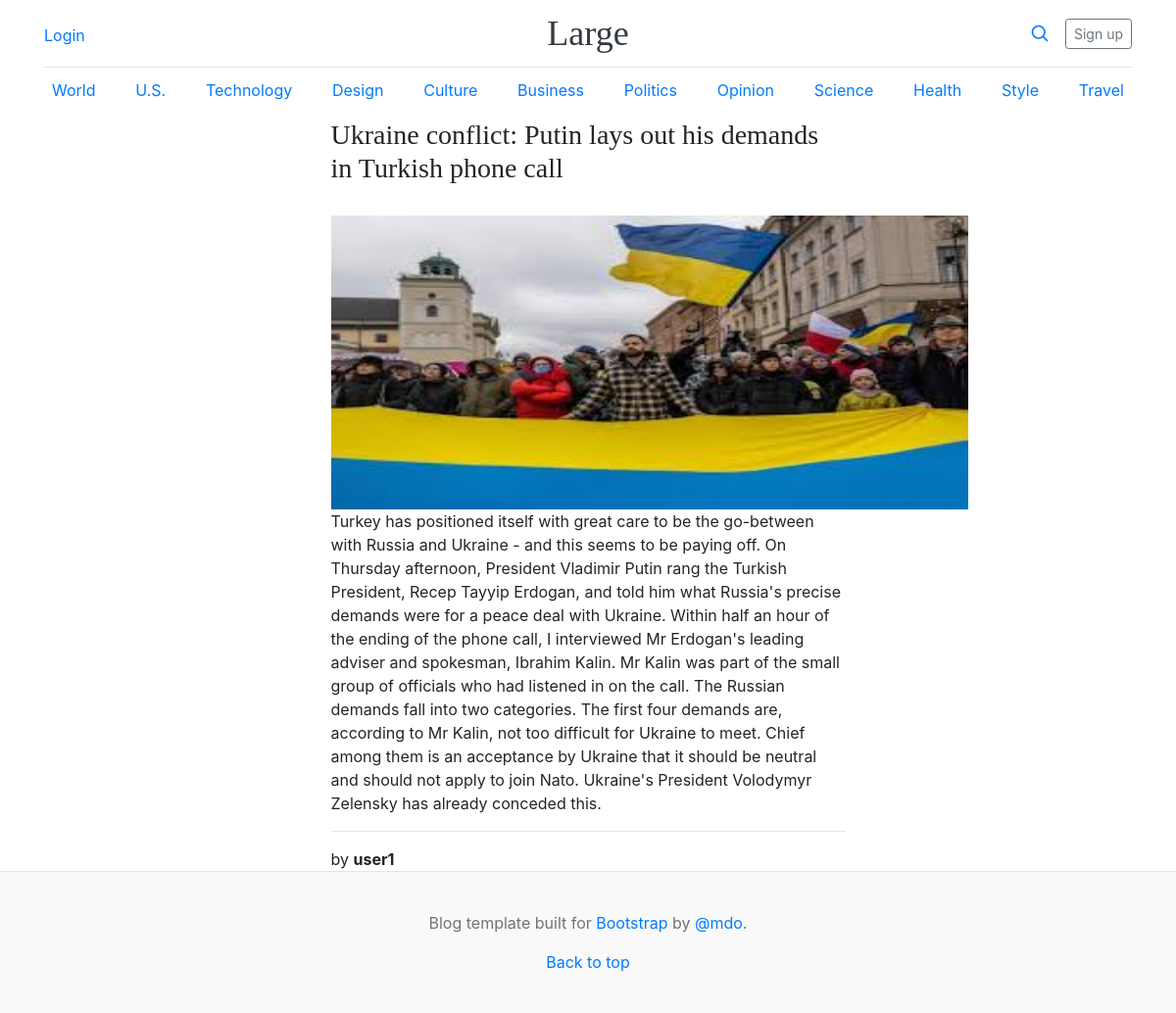
Page /article/3/ on the committed database.
### home/models.py (models this page shows, shortened)
class BlogDetails(models.Model):
    category = models.ForeignKey(Category, on_delete=models.CASCADE)
    title = models.TextField()
    content = models.TextField()
    author = models.ForeignKey(User, on_delete=models.CASCADE)
    published_date = models.DateTimeField(auto_now_add=True)
    content_image = models.ImageField(upload_to='article_img', blank=True)

### home/views.py (the view)
# urls.py: path('article/<str:pk>/', views.article, name='article'),
def article(request, pk):
    article = BlogDetails.objects.get(id=pk)
    context = {
        'article': article
    }
    return render(request, 'home/article.html', context)

### templates/home/article.html
{% extends 'base.html' %}
{% block content %}
<div class="container d-flex align-items-center justify-content-center">
  <div class="col-6">
    <h3>{{ article.title }}</h3>
    <br>
    {% if article.content_image %}
      <img src="{{ article.content_image.url }}" alt="" style='width:650px; height:300px'>
    {% endif %}
    {{ article.content }}
    <hr>
    by <strong>{{ article.author }}</strong>
  </div>
</div>
{% endblock %}

### blog_django/static/css/blog.css (style rules this page uses)
h1, h2, h3, h4, h5, h6 { font-family: "Playfair Display", Georgia, "Times New Roman", serif; }

### rows in the picture
BlogDetails: title "Ukraine conflict: Putin lays out his demands in Turkish phone call", content_image (picture), content "Turkey has positioned itself with great care to be the go-between with Russia and Ukraine - and this seems to be paying off. On Thursday afternoon, President Vladimir Putin rang the Turkish President, Recep Tayyip Erdogan, and told him what Russia's precise demands were for a peace deal with Ukraine. Within half an hour of the ending of the phone call, I interviewed Mr Erdogan's leading adviser and spokesman, Ibrahim Kalin. Mr Kalin was part of the small group of officials who had listened in on the call. The Russian demands fall into two categories. The first four demands are, according to Mr Kalin, not too difficult for Ukraine to meet. Chief among them is an acceptance by Ukraine that it…", author "user1"
